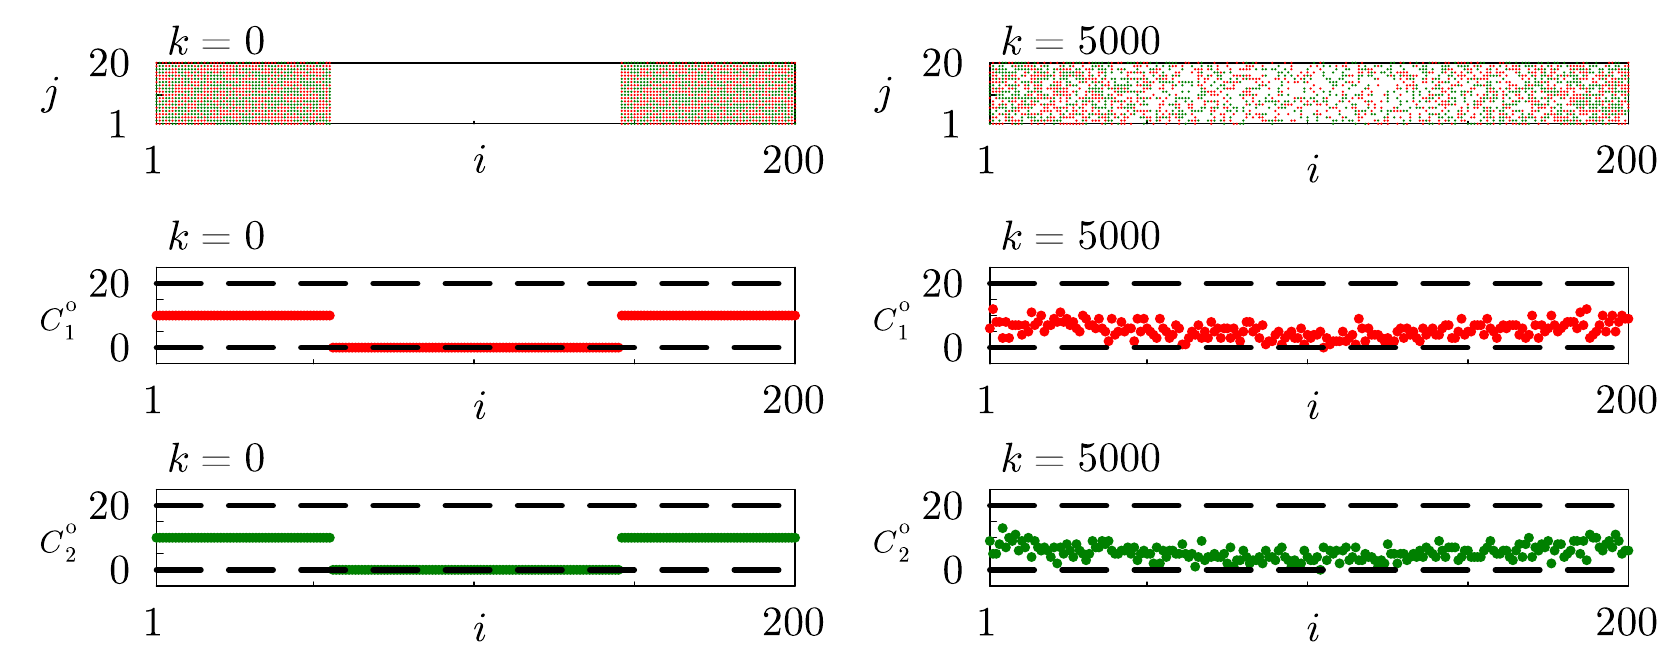

Julia code for this plot:
using Plots
using Measures
using CSV
using DataFrames
using FilePathsBase
using LaTeXStrings

# Get the path of the current script.
path = dirname(@__FILE__)
t=5000

# Read the CSV file: index for subpopulation 1 and 2 at initial condition.
index1_0 = DataFrame(CSV.File("$path\\index1_0.csv")); 
index2_0 = DataFrame(CSV.File("$path\\index2_0.csv")); 

# Read the CSV file: Count data for subpopulation 1 and 2 at initial condition.
data_0 = DataFrame(CSV.File("$path\\data_0.csv")); 
C_1_0 = data_0.a; C_2_0 = data_0.b; 

# Read the CSV file: index for subpopulation 1 and 2 at time t.
index1 = DataFrame(CSV.File("$path\\index1.csv")); 
index2 = DataFrame(CSV.File("$path\\index2.csv")); 

# Read the CSV file: Count data for subpopulation 1 and 2 at time t.
data = DataFrame(CSV.File("$path\\data.csv")); 
C_1 = data.a; C_2 = data.b; 


# Plot the snapshot for subpopulation 1 and 2 at initial condition.
f1 = scatter(index1_0.i, index1_0.j, label=false, marker=:circle,
            xlims = [1,200],ylims = [1,20],xticks=([1,50,100,150,200], [latexstring("1"),"","","",latexstring("200")]),
            yticks=([1,10,20],[latexstring("1"),"",latexstring("20")]),legend = false,markersize=1,
            grid=false,tickfontsize = 20,aspect_ratio = :equal,
            color=:red,markerstrokecolor=:red,framestyle=:box,right_margin=5mm)
f1 = scatter!(index2_0.i, index2_0.j, label=false, marker=:circle,color=:green,markerstrokecolor=:green,markersize=1)       
f1 = annotate!(5, 20+7, text(L"k = " * latexstring(string(0)), :left, 20))
f1 = annotate!(200/2, -10, text(L"i ", :left, 20))
f1 = annotate!(-35, 20/2, text(L"j ", :left, 20))

# Plot the snapshot for subpopulation 1 and 2 at t = 5000.
f2 = scatter(index1.i, index1.j, label=false, marker=:circle,
            xlims = [1,200],ylims = [1,20],xticks=([1,50,100,150,200], [latexstring("1"),"","","",latexstring("200")]),
            yticks=([1,10,20],[latexstring("1"),"",latexstring("20")]),legend = false,markersize=1,
            grid=false,tickfontsize = 20,aspect_ratio = :equal,
            color=:red,markerstrokecolor=:red,framestyle=:box)
f2 = scatter!(index2.i, index2.j, label=false, marker=:circle,color=:green,markerstrokecolor=:green,markersize=1,right_margin=5mm) 
f2 = annotate!(5, 20+7, text(L"k = " * latexstring(string(t)), :left, 20))
f2 = annotate!(200/2, -13, text(L"i ", :left, 20))
f2 = annotate!(-35,  20/2, text(L"j ", :left, 20))

# Plot the count data for subpopulation 1 at initial condition. 
f3 = scatter(1:1:200,C_1_0,xticks=([1,50,100,150,200], [latexstring("1"),"","","",latexstring("200")]),
            yticks=([-5,0,5,10,15,20,25],["",latexstring("0"),"","","",latexstring("20"),""]),label=false,xlims = [1,200],ylims = [-5,25],grid = false,
        tickfontsize = 20,color=:red, framestyle=:box,markerstrokecolor=:red,aspect_ratio = :equal)
f3 = annotate!(200/2, -18, text(L"i ", :left, 20))
f3 = annotate!(-35,  25/2-4, text(L"C_{1}^{\mathrm{o}}", :left, 15))
f3 = annotate!(5, 20+15, text(L"k = " * latexstring(string(0)), :left, 20))
f3 = hline!([0,20],legend=false,lw = 4, linestyle = :dash, color=:black)

# Plot the count data for subpopulation 2 at initial condition. 
f4 = scatter(1:1:200,C_2_0,xticks=([1,50,100,150,200], [latexstring("1"),"","","",latexstring("200")]),
            yticks=([-5,0,5,10,15,20,25],["",latexstring("0"),"","","",latexstring("20"),""]),label=false,xlims = [1,200],ylims = [-5,25],grid = false,
        tickfontsize = 20,color=:green, framestyle=:box,markerstrokecolor=:green,aspect_ratio = :equal)
f4 = annotate!(200/2, -18, text(L"i ", :left, 20))
f4 = annotate!(-35,  25/2-4, text(L"C_{2}^{\mathrm{o}}", :left, 15))
f4 = annotate!(5, 20+15, text(L"k = " * latexstring(string(0)), :left, 20))
f4 = hline!([0,20],legend=false,lw = 4, linestyle = :dash, color=:black)

# Plot the count data for subpopulation 1 at t = 5000.
f5 = scatter(1:1:200,C_1,xticks=([1,50,100,150,200], [latexstring("1"),"","","",latexstring("200")]),
            yticks=([-5,0,5,10,15,20,25],["",latexstring("0"),"","","",latexstring("20"),""]),label=false,xlims = [1,200],ylims = [-5,25],grid = false,
        tickfontsize = 20,color=:red, framestyle=:box,markerstrokecolor=:red,aspect_ratio = :equal)
f5 = annotate!(200/2, -18, text(L"i ", :left, 20))
f5 = annotate!(-35,  25/2-4, text(L"C_{1}^{\mathrm{o}}", :left, 15))
f5 = annotate!(5, 20+15, text(L"k = " * latexstring(string(t)), :left, 20))
f5 = hline!([0,20],legend=false,lw = 4, linestyle = :dash, color=:black)

# Plot the count data for subpopulation 2 at t = 5000.
f6 = scatter(1:1:200,C_2,xticks=([1,50,100,150,200], [latexstring("1"),"","","",latexstring("200")]),
            yticks=([-5,0,5,10,15,20,25],["",latexstring("0"),"","","",latexstring("20"),""]),label=false,xlims = [1,200],ylims = [-5,25],grid = false,
        tickfontsize = 20,color=:green, framestyle=:box,markerstrokecolor=:green,aspect_ratio = :equal)
f6 = annotate!(200/2, -18, text(L"i ", :left, 20))
f6 = annotate!(-35,  25/2-4, text(L"C_{2}^{\mathrm{o}}", :left, 15))
f6 = annotate!(5, 20+15, text(L"k = " * latexstring(string(t)), :left, 20))
f6 = hline!([0,20],legend=false,lw = 4, linestyle = :dash, color=:black)

f = plot(f1, f2, f3, f5,f4,f6, layout = (3,2), link = :x, top_margin = 0mm, right_margin = 5mm,left_margin = 15mm,size=(1200,480))  # Here we set the top margin
savefig(f,"$path\\Figure2b.pdf")
display(f)